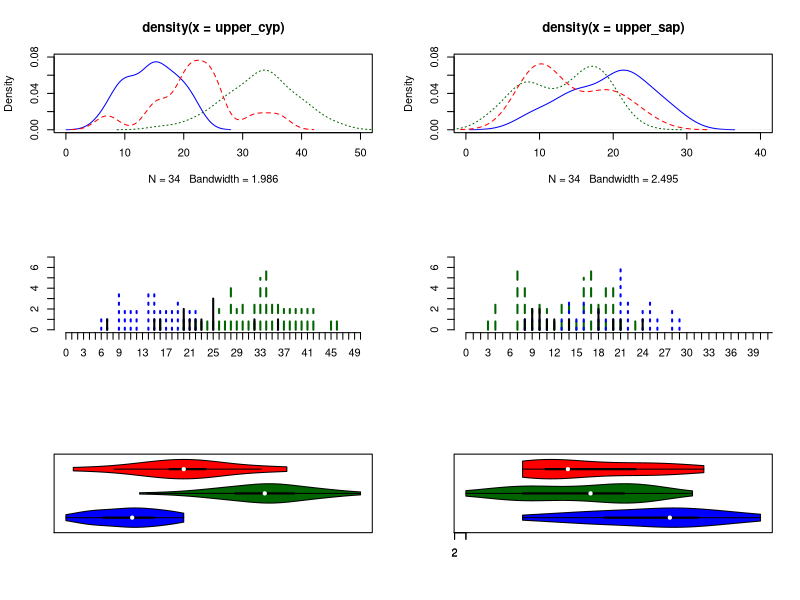

Here is the R script that generated this plot:
## ---- chunk 1
knitr::opts_chunk$set(echo = TRUE)
## ---- chunk 2

fake_core = read.csv("data/Fake_core_plus.csv", header = TRUE, row.names = "depth")

fake_core$stratum

## ---- chunk 3

upper_cyp = fake_core$Cyperaceae.undiff.[fake_core$stratum == "A" |
                                           fake_core$stratum == "B" |
                                           fake_core$stratum == "C"]


lower_cyp = fake_core$Cyperaceae.undiff.[fake_core$stratum == "E" |
                                           fake_core$stratum == "F" |
                                           fake_core$stratum == "G"]

upper_sap = fake_core$Sapotaceae.undiff.[fake_core$stratum == "A" |
                                           fake_core$stratum == "B" |
                                           fake_core$stratum == "C"]

lower_sap = fake_core$Sapotaceae.undiff.[fake_core$stratum == "E" |
                                           fake_core$stratum == "F" |
                                           fake_core$stratum == "G"]

## ---- chunk 4

par(mfrow = c(3, 2))

plot(density(upper_cyp), xlim = c(0,50), ylim = c(0, 0.08), col = "blue")
lines(density(lower_cyp), lty = 3, col = "darkgreen")
lines(density(fake_core$Cyperaceae.undiff.[fake_core$stratum == "D"]), lty = 2, col = "red")

plot(density(upper_sap), xlim = c(0,40), ylim = c(0, 0.08), col = "blue")
lines(density(lower_sap), lty = 3, col = "darkgreen")
lines(density(fake_core$Sapotaceae.undiff.[fake_core$stratum == "D"]), lty =2, col = "red")

plot(0, 0, pch = NA, axes = FALSE, ann = FALSE, xlim = c(0, 50), ylim = c(0, 7))
lines(table(lower_cyp), lty = 2, col = "darkgreen")
lines(table(upper_cyp), lty = 3, col = "blue")
lines(table(fake_core$Cyperaceae.undiff.[fake_core$stratum == "D"]), lty = 1)
axis(1, at = 0:50)
axis(2, at = 0:7)

plot(0, 0, pch = NA, axes = FALSE, ann = FALSE, xlim = c(0, 40), ylim = c(0, 7))
lines(table(lower_sap), lty = 2, col = "darkgreen")
lines(table(upper_sap), lty = 3, col = "blue")
lines(table(fake_core$Sapotaceae.undiff.[fake_core$stratum == "D"]), lty = 1)
axis(1, at = 0:50)
axis(2, at = 0:7)

vioplot::vioplot(upper_cyp, lower_cyp, fake_core$Cyperaceae.undiff.[fake_core$stratum == "D"], 
                 horizontal = TRUE,
                 col = c("blue", "darkgreen", "red"))

vioplot::vioplot(upper_sap, lower_sap, fake_core$Sapotaceae.undiff.[fake_core$stratum == "D"], 
                 horizontal = TRUE,
                 col = c("blue", "darkgreen", "red"))


par(mfrow = c(1,1))
